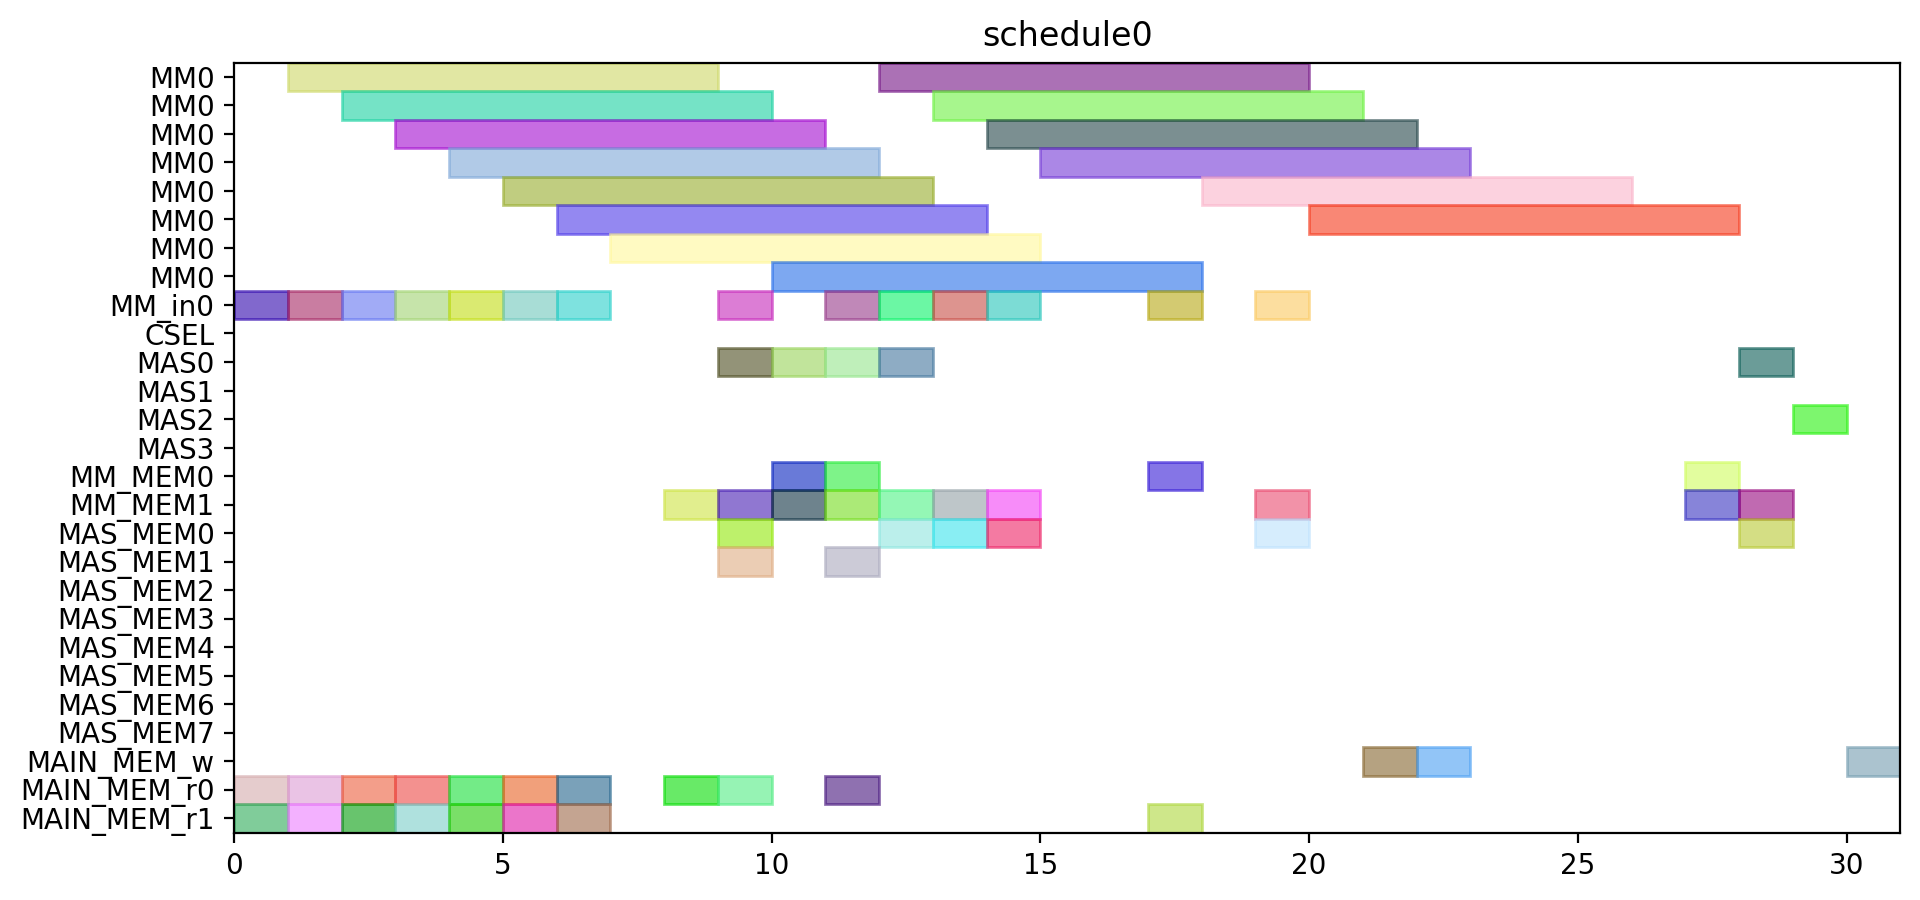

Source code (Python):
from pyschedule import Scenario, solvers, plotters, alt


def solve():
	horizon = 120
	S = Scenario("schedule0", horizon=horizon)

	# resource
	MM = S.Resources('MM', num=1, size=8)
	MM_in = S.Resources('MM_in', num=1)
	CSEL = S.Resource('CSEL')
	MAS = S.Resources('MAS', num=4, size=1, periods=range(1, horizon))
	MM_MEM = S.Resources('MM_MEM', num=2)
	MAS_MEM = S.Resources('MAS_MEM', num=8)
	MAIN_MEM_w = S.Resource('MAIN_MEM_w', size=1)
	MAIN_MEM_r = S.Resources('MAIN_MEM_r', num=2)

	# result of previous scheduling

	# new tasks
	r1 = S.Task('r1', length=8, delay_cost=1)
	r1 += alt(MM)
	r1_in = S.Task('r1_in', length=1, delay_cost=1)
	r1_in += alt(MM_in)
	S += r1_in*MM_in[0]<=r1*MM[0]
	r1_mem0 = S.Task('r1_mem0', length=1, delay_cost=1)
	r1_mem0 += MAIN_MEM_r[0]
	S += r1_mem0 <= r1

	r1_mem1 = S.Task('r1_mem1', length=1, delay_cost=1)
	r1_mem1 += MAIN_MEM_r[1]
	S += r1_mem1 <= r1

	r3 = S.Task('r3', length=8, delay_cost=1)
	r3 += alt(MM)
	r3_in = S.Task('r3_in', length=1, delay_cost=1)
	r3_in += alt(MM_in)
	S += r3_in*MM_in[0]<=r3*MM[0]
	r3_mem0 = S.Task('r3_mem0', length=1, delay_cost=1)
	r3_mem0 += MAIN_MEM_r[0]
	S += r3_mem0 <= r3

	r3_mem1 = S.Task('r3_mem1', length=1, delay_cost=1)
	r3_mem1 += MAIN_MEM_r[1]
	S += r3_mem1 <= r3

	r4 = S.Task('r4', length=8, delay_cost=1)
	r4 += alt(MM)
	r4_in = S.Task('r4_in', length=1, delay_cost=1)
	r4_in += alt(MM_in)
	S += r4_in*MM_in[0]<=r4*MM[0]
	r4_mem0 = S.Task('r4_mem0', length=1, delay_cost=1)
	r4_mem0 += MAIN_MEM_r[0]
	S += r4_mem0 <= r4

	r4_mem1 = S.Task('r4_mem1', length=1, delay_cost=1)
	r4_mem1 += MAIN_MEM_r[1]
	S += r4_mem1 <= r4

	r5 = S.Task('r5', length=8, delay_cost=1)
	r5 += alt(MM)
	r5_in = S.Task('r5_in', length=1, delay_cost=1)
	r5_in += alt(MM_in)
	S += r5_in*MM_in[0]<=r5*MM[0]
	r5_mem0 = S.Task('r5_mem0', length=1, delay_cost=1)
	r5_mem0 += MAIN_MEM_r[0]
	S += r5_mem0 <= r5

	r5_mem1 = S.Task('r5_mem1', length=1, delay_cost=1)
	r5_mem1 += MAIN_MEM_r[1]
	S += r5_mem1 <= r5

	r6 = S.Task('r6', length=8, delay_cost=1)
	r6 += alt(MM)
	r6_in = S.Task('r6_in', length=1, delay_cost=1)
	r6_in += alt(MM_in)
	S += r6_in*MM_in[0]<=r6*MM[0]
	r6_mem0 = S.Task('r6_mem0', length=1, delay_cost=1)
	r6_mem0 += MAIN_MEM_r[0]
	S += r6_mem0 <= r6

	r6_mem1 = S.Task('r6_mem1', length=1, delay_cost=1)
	r6_mem1 += MAIN_MEM_r[1]
	S += r6_mem1 <= r6

	r12 = S.Task('r12', length=8, delay_cost=1)
	r12 += alt(MM)
	r12_in = S.Task('r12_in', length=1, delay_cost=1)
	r12_in += alt(MM_in)
	S += r12_in*MM_in[0]<=r12*MM[0]
	r12_mem0 = S.Task('r12_mem0', length=1, delay_cost=1)
	r12_mem0 += MAIN_MEM_r[0]
	S += r12_mem0 <= r12

	r12_mem1 = S.Task('r12_mem1', length=1, delay_cost=1)
	r12_mem1 += MAIN_MEM_r[1]
	S += r12_mem1 <= r12

	r13 = S.Task('r13', length=8, delay_cost=1)
	r13 += alt(MM)
	r13_in = S.Task('r13_in', length=1, delay_cost=1)
	r13_in += alt(MM_in)
	S += r13_in*MM_in[0]<=r13*MM[0]
	r13_mem0 = S.Task('r13_mem0', length=1, delay_cost=1)
	r13_mem0 += MAIN_MEM_r[0]
	S += r13_mem0 <= r13

	r13_mem1 = S.Task('r13_mem1', length=1, delay_cost=1)
	r13_mem1 += MAIN_MEM_r[1]
	S += r13_mem1 <= r13

	r2 = S.Task('r2', length=1, delay_cost=1)
	r2 += alt(MAS)
	r2_mem0 = S.Task('r2_mem0', length=1, delay_cost=1)
	r2_mem0 += alt(MM_MEM)
	S += (r1*MM[0])-1 < r2_mem0*MM_MEM[0]
	S += r2_mem0 <= r2

	r2_mem1 = S.Task('r2_mem1', length=1, delay_cost=1)
	r2_mem1 += alt(MM_MEM)
	S += (r1*MM[0])-1 < r2_mem1*MM_MEM[1]
	S += r2_mem1 <= r2

	r7 = S.Task('r7', length=1, delay_cost=1)
	r7 += alt(MAS)
	r7_mem0 = S.Task('r7_mem0', length=1, delay_cost=1)
	r7_mem0 += alt(MM_MEM)
	S += (r5*MM[0])-1 < r7_mem0*MM_MEM[0]
	S += r7_mem0 <= r7

	r7_mem1 = S.Task('r7_mem1', length=1, delay_cost=1)
	r7_mem1 += alt(MM_MEM)
	S += (r6*MM[0])-1 < r7_mem1*MM_MEM[1]
	S += r7_mem1 <= r7

	r8 = S.Task('r8', length=1, delay_cost=1)
	r8 += alt(MAS)
	r8_mem0 = S.Task('r8_mem0', length=1, delay_cost=1)
	r8_mem0 += MAIN_MEM_r[0]
	S += r8_mem0 <= r8

	r8_mem1 = S.Task('r8_mem1', length=1, delay_cost=1)
	r8_mem1 += alt(MM_MEM)
	S += (r4*MM[0])-1 < r8_mem1*MM_MEM[1]
	S += r8_mem1 <= r8

	r10 = S.Task('r10', length=1, delay_cost=1)
	r10 += alt(MAS)
	r10_mem0 = S.Task('r10_mem0', length=1, delay_cost=1)
	r10_mem0 += MAIN_MEM_r[0]
	S += r10_mem0 <= r10

	r10_mem1 = S.Task('r10_mem1', length=1, delay_cost=1)
	r10_mem1 += alt(MM_MEM)
	S += (r4*MM[0])-1 < r10_mem1*MM_MEM[1]
	S += r10_mem1 <= r10

	r9 = S.Task('r9', length=8, delay_cost=1)
	r9 += alt(MM)
	r9_in = S.Task('r9_in', length=1, delay_cost=1)
	r9_in += alt(MM_in)
	S += r9_in*MM_in[0]<=r9*MM[0]
	r9_mem0 = S.Task('r9_mem0', length=1, delay_cost=1)
	r9_mem0 += MAIN_MEM_r[0]
	S += r9_mem0 <= r9

	r9_mem1 = S.Task('r9_mem1', length=1, delay_cost=1)
	r9_mem1 += alt(MAS_MEM)
	S += (r7*MAS[0])-1 < r9_mem1*MAS_MEM[1]
	S += (r7*MAS[1])-1 < r9_mem1*MAS_MEM[3]
	S += (r7*MAS[2])-1 < r9_mem1*MAS_MEM[5]
	S += (r7*MAS[3])-1 < r9_mem1*MAS_MEM[7]
	S += r9_mem1 <= r9

	r11 = S.Task('r11', length=8, delay_cost=1)
	r11 += alt(MM)
	r11_in = S.Task('r11_in', length=1, delay_cost=1)
	r11_in += alt(MM_in)
	S += r11_in*MM_in[0]<=r11*MM[0]
	r11_mem0 = S.Task('r11_mem0', length=1, delay_cost=1)
	r11_mem0 += alt(MAS_MEM)
	S += (r10*MAS[0])-1 < r11_mem0*MAS_MEM[0]
	S += (r10*MAS[1])-1 < r11_mem0*MAS_MEM[2]
	S += (r10*MAS[2])-1 < r11_mem0*MAS_MEM[4]
	S += (r10*MAS[3])-1 < r11_mem0*MAS_MEM[6]
	S += r11_mem0 <= r11

	r11_mem1 = S.Task('r11_mem1', length=1, delay_cost=1)
	r11_mem1 += alt(MAS_MEM)
	S += (r10*MAS[0])-1 < r11_mem1*MAS_MEM[1]
	S += (r10*MAS[1])-1 < r11_mem1*MAS_MEM[3]
	S += (r10*MAS[2])-1 < r11_mem1*MAS_MEM[5]
	S += (r10*MAS[3])-1 < r11_mem1*MAS_MEM[7]
	S += r11_mem1 <= r11

	PX_new = S.Task('PX_new', length=8, delay_cost=1)
	PX_new += alt(MM)
	PX_new_in = S.Task('PX_new_in', length=1, delay_cost=1)
	PX_new_in += alt(MM_in)
	S += PX_new_in*MM_in[0]<=PX_new*MM[0]
	S += 0<PX_new

	PX_new_w = S.Task('PX_new_w', length=1, delay_cost=1)
	PX_new_w += alt(MAIN_MEM_w)
	S += PX_new <= PX_new_w

	PX_new_mem0 = S.Task('PX_new_mem0', length=1, delay_cost=1)
	PX_new_mem0 += alt(MAS_MEM)
	S += (r2*MAS[0])-1 < PX_new_mem0*MAS_MEM[0]
	S += (r2*MAS[1])-1 < PX_new_mem0*MAS_MEM[2]
	S += (r2*MAS[2])-1 < PX_new_mem0*MAS_MEM[4]
	S += (r2*MAS[3])-1 < PX_new_mem0*MAS_MEM[6]
	S += PX_new_mem0 <= PX_new

	PX_new_mem1 = S.Task('PX_new_mem1', length=1, delay_cost=1)
	PX_new_mem1 += alt(MM_MEM)
	S += (r12*MM[0])-1 < PX_new_mem1*MM_MEM[1]
	S += PX_new_mem1 <= PX_new

	r14 = S.Task('r14', length=8, delay_cost=1)
	r14 += alt(MM)
	r14_in = S.Task('r14_in', length=1, delay_cost=1)
	r14_in += alt(MM_in)
	S += r14_in*MM_in[0]<=r14*MM[0]
	r14_mem0 = S.Task('r14_mem0', length=1, delay_cost=1)
	r14_mem0 += alt(MAS_MEM)
	S += (r2*MAS[0])-1 < r14_mem0*MAS_MEM[0]
	S += (r2*MAS[1])-1 < r14_mem0*MAS_MEM[2]
	S += (r2*MAS[2])-1 < r14_mem0*MAS_MEM[4]
	S += (r2*MAS[3])-1 < r14_mem0*MAS_MEM[6]
	S += r14_mem0 <= r14

	r14_mem1 = S.Task('r14_mem1', length=1, delay_cost=1)
	r14_mem1 += alt(MM_MEM)
	S += (r3*MM[0])-1 < r14_mem1*MM_MEM[1]
	S += r14_mem1 <= r14

	Z1_new = S.Task('Z1_new', length=8, delay_cost=1)
	Z1_new += alt(MM)
	Z1_new_in = S.Task('Z1_new_in', length=1, delay_cost=1)
	Z1_new_in += alt(MM_in)
	S += Z1_new_in*MM_in[0]<=Z1_new*MM[0]
	S += 0<Z1_new

	Z1_new_w = S.Task('Z1_new_w', length=1, delay_cost=1)
	Z1_new_w += alt(MAIN_MEM_w)
	S += Z1_new <= Z1_new_w

	Z1_new_mem0 = S.Task('Z1_new_mem0', length=1, delay_cost=1)
	Z1_new_mem0 += alt(MAS_MEM)
	S += (r2*MAS[0])-1 < Z1_new_mem0*MAS_MEM[0]
	S += (r2*MAS[1])-1 < Z1_new_mem0*MAS_MEM[2]
	S += (r2*MAS[2])-1 < Z1_new_mem0*MAS_MEM[4]
	S += (r2*MAS[3])-1 < Z1_new_mem0*MAS_MEM[6]
	S += Z1_new_mem0 <= Z1_new

	Z1_new_mem1 = S.Task('Z1_new_mem1', length=1, delay_cost=1)
	Z1_new_mem1 += alt(MM_MEM)
	S += (r13*MM[0])-1 < Z1_new_mem1*MM_MEM[1]
	S += Z1_new_mem1 <= Z1_new

	r15 = S.Task('r15', length=8, delay_cost=1)
	r15 += alt(MM)
	r15_in = S.Task('r15_in', length=1, delay_cost=1)
	r15_in += alt(MM_in)
	S += r15_in*MM_in[0]<=r15*MM[0]
	r15_mem0 = S.Task('r15_mem0', length=1, delay_cost=1)
	r15_mem0 += alt(MAS_MEM)
	S += (r8*MAS[0])-1 < r15_mem0*MAS_MEM[0]
	S += (r8*MAS[1])-1 < r15_mem0*MAS_MEM[2]
	S += (r8*MAS[2])-1 < r15_mem0*MAS_MEM[4]
	S += (r8*MAS[3])-1 < r15_mem0*MAS_MEM[6]
	S += r15_mem0 <= r15

	r15_mem1 = S.Task('r15_mem1', length=1, delay_cost=1)
	r15_mem1 += alt(MM_MEM)
	S += (r9*MM[0])-1 < r15_mem1*MM_MEM[1]
	S += r15_mem1 <= r15

	r16 = S.Task('r16', length=8, delay_cost=1)
	r16 += alt(MM)
	r16_in = S.Task('r16_in', length=1, delay_cost=1)
	r16_in += alt(MM_in)
	S += r16_in*MM_in[0]<=r16*MM[0]
	r16_mem0 = S.Task('r16_mem0', length=1, delay_cost=1)
	r16_mem0 += alt(MM_MEM)
	S += (r11*MM[0])-1 < r16_mem0*MM_MEM[0]
	S += r16_mem0 <= r16

	r16_mem1 = S.Task('r16_mem1', length=1, delay_cost=1)
	r16_mem1 += MAIN_MEM_r[1]
	S += r16_mem1 <= r16

	r17 = S.Task('r17', length=1, delay_cost=1)
	r17 += alt(MAS)
	r17_mem0 = S.Task('r17_mem0', length=1, delay_cost=1)
	r17_mem0 += alt(MM_MEM)
	S += (r14*MM[0])-1 < r17_mem0*MM_MEM[0]
	S += r17_mem0 <= r17

	r17_mem1 = S.Task('r17_mem1', length=1, delay_cost=1)
	r17_mem1 += alt(MM_MEM)
	S += (r15*MM[0])-1 < r17_mem1*MM_MEM[1]
	S += r17_mem1 <= r17

	PY_new = S.Task('PY_new', length=1, delay_cost=1)
	PY_new += alt(MAS)
	S += 0<PY_new

	PY_new_w = S.Task('PY_new_w', length=1, delay_cost=1)
	PY_new_w += alt(MAIN_MEM_w)
	S += PY_new <= PY_new_w

	PY_new_mem0 = S.Task('PY_new_mem0', length=1, delay_cost=1)
	PY_new_mem0 += alt(MAS_MEM)
	S += (r17*MAS[0])-1 < PY_new_mem0*MAS_MEM[0]
	S += (r17*MAS[1])-1 < PY_new_mem0*MAS_MEM[2]
	S += (r17*MAS[2])-1 < PY_new_mem0*MAS_MEM[4]
	S += (r17*MAS[3])-1 < PY_new_mem0*MAS_MEM[6]
	S += PY_new_mem0 <= PY_new

	PY_new_mem1 = S.Task('PY_new_mem1', length=1, delay_cost=1)
	PY_new_mem1 += alt(MM_MEM)
	S += (r16*MM[0])-1 < PY_new_mem1*MM_MEM[1]
	S += PY_new_mem1 <= PY_new

	solvers.mip.solve(S,msg=1,kind='CPLEX',ratio_gap=1.01)

	solution = [['hoge']*len(S.solution()[1]) for i in range(len(S.solution()))]
	for i in range(len(S.solution())):
		for j in range(len(S.solution()[i])):
			solution[i][j]=str(S.solution()[i][j])
	print(solution)

	cycles = int(solution[-1][3])

	pic_file_name = "/home/mfukuda/ABE/multiRAM_multiMAS_16mux/scheduling_result/stage8MM1_stage1MAS4/EP_YRECOVER/schedule0.png"
	if(S.solution() != []):
		plotters.matplotlib.plot(S,img_filename=pic_file_name, show_task_labels=False, fig_size=(cycles*0.25+3, 5))

	return solution
